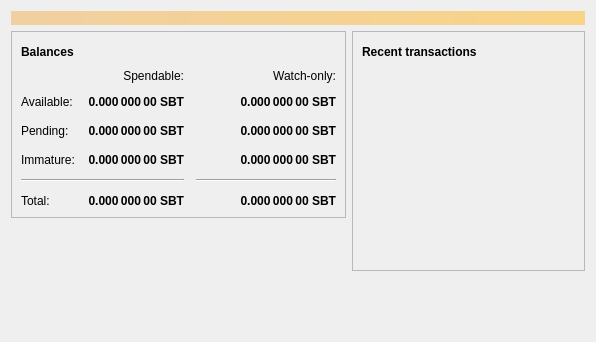
<?xml version="1.0" encoding="UTF-8"?>
<ui version="4.0">
 <class>OverviewPage</class>
 <widget class="QWidget" name="OverviewPage">
  <property name="geometry">
   <rect>
    <x>0</x>
    <y>0</y>
    <width>596</width>
    <height>342</height>
   </rect>
  </property>
  <property name="windowTitle">
   <string>Form</string>
  </property>
  <layout class="QVBoxLayout" name="topLayout">
   <item>
    <widget class="QLabel" name="labelAlerts">
     <property name="visible">
      <bool>false</bool>
     </property>
     <property name="styleSheet">
      <string notr="true">background-color: qlineargradient(x1: 0, y1: 0, x2: 1, y2: 0, stop:0 #F0D0A0, stop:1 #F8D488); color:#000000;</string>
     </property>
     <property name="wordWrap">
      <bool>true</bool>
     </property>
     <property name="margin">
      <number>3</number>
     </property>
    </widget>
   </item>
   <item>
    <layout class="QHBoxLayout" name="horizontalLayout" stretch="1,1">
     <item>
      <layout class="QVBoxLayout" name="verticalLayout_2">
       <item>
        <widget class="QFrame" name="frame">
         <property name="frameShape">
          <enum>QFrame::StyledPanel</enum>
         </property>
         <property name="frameShadow">
          <enum>QFrame::Raised</enum>
         </property>
         <layout class="QVBoxLayout" name="verticalLayout_4">
          <item>
           <layout class="QHBoxLayout" name="horizontalLayout_4">
            <item>
             <widget class="QLabel" name="label_5">
              <property name="font">
               <font>
                <weight>75</weight>
                <bold>true</bold>
               </font>
              </property>
              <property name="text">
               <string>Balances</string>
              </property>
             </widget>
            </item>
            <item>
             <widget class="QPushButton" name="labelWalletStatus">
              <property name="enabled">
               <bool>false</bool>
              </property>
              <property name="maximumSize">
               <size>
                <width>30</width>
                <height>16777215</height>
               </size>
              </property>
              <property name="toolTip">
               <string>The displayed information may be out of date. Your wallet automatically synchronizes with the Solbit network after a connection is established, but this process has not completed yet.</string>
              </property>
              <property name="text">
               <string/>
              </property>
              <property name="icon">
               <iconset resource="../solbit.qrc">
                <normaloff>:/icons/warning</normaloff>
                <disabledoff>:/icons/warning</disabledoff>:/icons/warning</iconset>
              </property>
              <property name="iconSize">
               <size>
                <width>24</width>
                <height>24</height>
               </size>
              </property>
              <property name="flat">
               <bool>true</bool>
              </property>
             </widget>
            </item>
            <item>
             <spacer name="horizontalSpacer_3">
              <property name="orientation">
               <enum>Qt::Horizontal</enum>
              </property>
              <property name="sizeHint" stdset="0">
               <size>
                <width>40</width>
                <height>20</height>
               </size>
              </property>
             </spacer>
            </item>
           </layout>
          </item>
          <item>
           <layout class="QGridLayout" name="gridLayout">
            <property name="spacing">
             <number>12</number>
            </property>
            <item row="2" column="2">
             <widget class="QLabel" name="labelWatchPending">
              <property name="font">
               <font>
                <weight>75</weight>
                <bold>true</bold>
               </font>
              </property>
              <property name="cursor">
               <cursorShape>IBeamCursor</cursorShape>
              </property>
              <property name="toolTip">
               <string>Unconfirmed transactions to watch-only addresses</string>
              </property>
              <property name="text">
               <string notr="true">0.000 000 00 SBT</string>
              </property>
              <property name="alignment">
               <set>Qt::AlignRight|Qt::AlignTrailing|Qt::AlignVCenter</set>
              </property>
              <property name="textInteractionFlags">
               <set>Qt::LinksAccessibleByMouse|Qt::TextSelectableByKeyboard|Qt::TextSelectableByMouse</set>
              </property>
             </widget>
            </item>
            <item row="2" column="1">
             <widget class="QLabel" name="labelUnconfirmed">
              <property name="font">
               <font>
                <weight>75</weight>
                <bold>true</bold>
               </font>
              </property>
              <property name="cursor">
               <cursorShape>IBeamCursor</cursorShape>
              </property>
              <property name="toolTip">
               <string>Total of transactions that have yet to be confirmed, and do not yet count toward the spendable balance</string>
              </property>
              <property name="text">
               <string notr="true">0.000 000 00 SBT</string>
              </property>
              <property name="alignment">
               <set>Qt::AlignRight|Qt::AlignTrailing|Qt::AlignVCenter</set>
              </property>
              <property name="textInteractionFlags">
               <set>Qt::LinksAccessibleByMouse|Qt::TextSelectableByKeyboard|Qt::TextSelectableByMouse</set>
              </property>
             </widget>
            </item>
            <item row="3" column="2">
             <widget class="QLabel" name="labelWatchImmature">
              <property name="font">
               <font>
                <weight>75</weight>
                <bold>true</bold>
               </font>
              </property>
              <property name="cursor">
               <cursorShape>IBeamCursor</cursorShape>
              </property>
              <property name="toolTip">
               <string>Mined balance in watch-only addresses that has not yet matured</string>
              </property>
              <property name="text">
               <string notr="true">0.000 000 00 SBT</string>
              </property>
              <property name="alignment">
               <set>Qt::AlignRight|Qt::AlignTrailing|Qt::AlignVCenter</set>
              </property>
              <property name="textInteractionFlags">
               <set>Qt::LinksAccessibleByMouse|Qt::TextSelectableByKeyboard|Qt::TextSelectableByMouse</set>
              </property>
             </widget>
            </item>
            <item row="4" column="0" colspan="2">
             <widget class="Line" name="line">
              <property name="orientation">
               <enum>Qt::Horizontal</enum>
              </property>
             </widget>
            </item>
            <item row="4" column="2">
             <widget class="Line" name="lineWatchBalance">
              <property name="sizePolicy">
               <sizepolicy hsizetype="Preferred" vsizetype="Fixed">
                <horstretch>0</horstretch>
                <verstretch>0</verstretch>
               </sizepolicy>
              </property>
              <property name="minimumSize">
               <size>
                <width>140</width>
                <height>0</height>
               </size>
              </property>
              <property name="orientation">
               <enum>Qt::Horizontal</enum>
              </property>
             </widget>
            </item>
            <item row="5" column="0">
             <widget class="QLabel" name="labelTotalText">
              <property name="text">
               <string>Total:</string>
              </property>
             </widget>
            </item>
            <item row="3" column="1">
             <widget class="QLabel" name="labelImmature">
              <property name="font">
               <font>
                <weight>75</weight>
                <bold>true</bold>
               </font>
              </property>
              <property name="cursor">
               <cursorShape>IBeamCursor</cursorShape>
              </property>
              <property name="toolTip">
               <string>Mined balance that has not yet matured</string>
              </property>
              <property name="text">
               <string notr="true">0.000 000 00 SBT</string>
              </property>
              <property name="alignment">
               <set>Qt::AlignRight|Qt::AlignTrailing|Qt::AlignVCenter</set>
              </property>
              <property name="textInteractionFlags">
               <set>Qt::LinksAccessibleByMouse|Qt::TextSelectableByKeyboard|Qt::TextSelectableByMouse</set>
              </property>
             </widget>
            </item>
            <item row="2" column="3">
             <spacer name="horizontalSpacer_2">
              <property name="orientation">
               <enum>Qt::Horizontal</enum>
              </property>
              <property name="sizeHint" stdset="0">
               <size>
                <width>40</width>
                <height>20</height>
               </size>
              </property>
             </spacer>
            </item>
            <item row="3" column="0">
             <widget class="QLabel" name="labelImmatureText">
              <property name="text">
               <string>Immature:</string>
              </property>
             </widget>
            </item>
            <item row="5" column="1">
             <widget class="QLabel" name="labelTotal">
              <property name="font">
               <font>
                <weight>75</weight>
                <bold>true</bold>
               </font>
              </property>
              <property name="cursor">
               <cursorShape>IBeamCursor</cursorShape>
              </property>
              <property name="toolTip">
               <string>Your current total balance</string>
              </property>
              <property name="text">
               <string notr="true">0.000 000 00 SBT</string>
              </property>
              <property name="alignment">
               <set>Qt::AlignRight|Qt::AlignTrailing|Qt::AlignVCenter</set>
              </property>
              <property name="textInteractionFlags">
               <set>Qt::LinksAccessibleByMouse|Qt::TextSelectableByKeyboard|Qt::TextSelectableByMouse</set>
              </property>
             </widget>
            </item>
            <item row="5" column="2">
             <widget class="QLabel" name="labelWatchTotal">
              <property name="font">
               <font>
                <weight>75</weight>
                <bold>true</bold>
               </font>
              </property>
              <property name="cursor">
               <cursorShape>IBeamCursor</cursorShape>
              </property>
              <property name="toolTip">
               <string>Current total balance in watch-only addresses</string>
              </property>
              <property name="text">
               <string notr="true">0.000 000 00 SBT</string>
              </property>
              <property name="alignment">
               <set>Qt::AlignRight|Qt::AlignTrailing|Qt::AlignVCenter</set>
              </property>
              <property name="textInteractionFlags">
               <set>Qt::LinksAccessibleByMouse|Qt::TextSelectableByKeyboard|Qt::TextSelectableByMouse</set>
              </property>
             </widget>
            </item>
            <item row="0" column="2">
             <widget class="QLabel" name="labelWatchonly">
              <property name="text">
               <string>Watch-only:</string>
              </property>
              <property name="alignment">
               <set>Qt::AlignRight|Qt::AlignTrailing|Qt::AlignVCenter</set>
              </property>
             </widget>
            </item>
            <item row="1" column="0">
             <widget class="QLabel" name="labelBalanceText">
              <property name="text">
               <string>Available:</string>
              </property>
             </widget>
            </item>
            <item row="1" column="1">
             <widget class="QLabel" name="labelBalance">
              <property name="font">
               <font>
                <weight>75</weight>
                <bold>true</bold>
               </font>
              </property>
              <property name="cursor">
               <cursorShape>IBeamCursor</cursorShape>
              </property>
              <property name="toolTip">
               <string>Your current spendable balance</string>
              </property>
              <property name="text">
               <string notr="true">0.000 000 00 SBT</string>
              </property>
              <property name="alignment">
               <set>Qt::AlignRight|Qt::AlignTrailing|Qt::AlignVCenter</set>
              </property>
              <property name="textInteractionFlags">
               <set>Qt::LinksAccessibleByMouse|Qt::TextSelectableByKeyboard|Qt::TextSelectableByMouse</set>
              </property>
             </widget>
            </item>
            <item row="1" column="2">
             <widget class="QLabel" name="labelWatchAvailable">
              <property name="font">
               <font>
                <weight>75</weight>
                <bold>true</bold>
               </font>
              </property>
              <property name="cursor">
               <cursorShape>IBeamCursor</cursorShape>
              </property>
              <property name="toolTip">
               <string>Your current balance in watch-only addresses</string>
              </property>
              <property name="text">
               <string notr="true">0.000 000 00 SBT</string>
              </property>
              <property name="alignment">
               <set>Qt::AlignRight|Qt::AlignTrailing|Qt::AlignVCenter</set>
              </property>
              <property name="textInteractionFlags">
               <set>Qt::LinksAccessibleByMouse|Qt::TextSelectableByKeyboard|Qt::TextSelectableByMouse</set>
              </property>
             </widget>
            </item>
            <item row="2" column="0">
             <widget class="QLabel" name="labelPendingText">
              <property name="text">
               <string>Pending:</string>
              </property>
             </widget>
            </item>
            <item row="0" column="1">
             <widget class="QLabel" name="labelSpendable">
              <property name="text">
               <string>Spendable:</string>
              </property>
              <property name="alignment">
               <set>Qt::AlignRight|Qt::AlignTrailing|Qt::AlignVCenter</set>
              </property>
             </widget>
            </item>
           </layout>
          </item>
         </layout>
        </widget>
       </item>
       <item>
        <spacer name="verticalSpacer">
         <property name="orientation">
          <enum>Qt::Vertical</enum>
         </property>
         <property name="sizeHint" stdset="0">
          <size>
           <width>20</width>
           <height>40</height>
          </size>
         </property>
        </spacer>
       </item>
      </layout>
     </item>
     <item>
      <layout class="QVBoxLayout" name="verticalLayout_3">
       <item>
        <widget class="QFrame" name="frame_2">
         <property name="frameShape">
          <enum>QFrame::StyledPanel</enum>
         </property>
         <property name="frameShadow">
          <enum>QFrame::Raised</enum>
         </property>
         <layout class="QVBoxLayout" name="verticalLayout">
          <item>
           <layout class="QHBoxLayout" name="horizontalLayout_2">
            <item>
             <widget class="QLabel" name="label_4">
              <property name="font">
               <font>
                <weight>75</weight>
                <bold>true</bold>
               </font>
              </property>
              <property name="text">
               <string>Recent transactions</string>
              </property>
             </widget>
            </item>
            <item>
             <widget class="QPushButton" name="labelTransactionsStatus">
              <property name="enabled">
               <bool>false</bool>
              </property>
              <property name="maximumSize">
               <size>
                <width>30</width>
                <height>16777215</height>
               </size>
              </property>
              <property name="toolTip">
               <string>The displayed information may be out of date. Your wallet automatically synchronizes with the Solbit network after a connection is established, but this process has not completed yet.</string>
              </property>
              <property name="text">
               <string/>
              </property>
              <property name="icon">
               <iconset resource="../solbit.qrc">
                <normaloff>:/icons/warning</normaloff>
                <disabledoff>:/icons/warning</disabledoff>:/icons/warning</iconset>
              </property>
              <property name="iconSize">
               <size>
                <width>24</width>
                <height>24</height>
               </size>
              </property>
              <property name="flat">
               <bool>true</bool>
              </property>
             </widget>
            </item>
            <item>
             <spacer name="horizontalSpacer">
              <property name="orientation">
               <enum>Qt::Horizontal</enum>
              </property>
              <property name="sizeHint" stdset="0">
               <size>
                <width>40</width>
                <height>20</height>
               </size>
              </property>
             </spacer>
            </item>
           </layout>
          </item>
          <item>
           <widget class="QListView" name="listTransactions">
            <property name="styleSheet">
             <string notr="true">QListView { background: transparent; }</string>
            </property>
            <property name="frameShape">
             <enum>QFrame::NoFrame</enum>
            </property>
            <property name="verticalScrollBarPolicy">
             <enum>Qt::ScrollBarAlwaysOff</enum>
            </property>
            <property name="horizontalScrollBarPolicy">
             <enum>Qt::ScrollBarAlwaysOff</enum>
            </property>
            <property name="selectionMode">
             <enum>QAbstractItemView::NoSelection</enum>
            </property>
           </widget>
          </item>
         </layout>
        </widget>
       </item>
       <item>
        <spacer name="verticalSpacer_2">
         <property name="orientation">
          <enum>Qt::Vertical</enum>
         </property>
         <property name="sizeHint" stdset="0">
          <size>
           <width>20</width>
           <height>40</height>
          </size>
         </property>
        </spacer>
       </item>
      </layout>
     </item>
    </layout>
   </item>
  </layout>
 </widget>
 <resources/>
 <connections/>
</ui>
